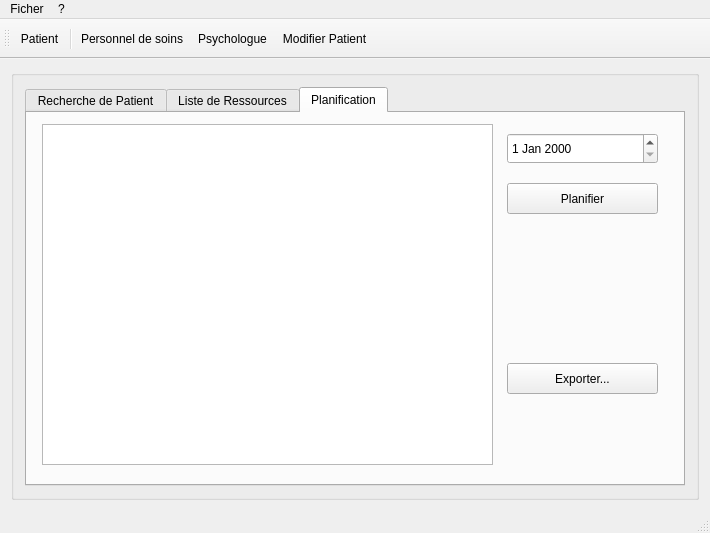
<?xml version="1.0" encoding="UTF-8"?>
<ui version="4.0">
 <class>MainWindow</class>
 <widget class="QMainWindow" name="MainWindow">
  <property name="geometry">
   <rect>
    <x>0</x>
    <y>0</y>
    <width>710</width>
    <height>533</height>
   </rect>
  </property>
  <property name="windowTitle">
   <string>MainWindow</string>
  </property>
  <widget class="QWidget" name="centralWidget">
   <layout class="QVBoxLayout" name="verticalLayout_2">
    <item>
     <widget class="QGroupBox" name="groupBox">
      <property name="title">
       <string/>
      </property>
      <layout class="QVBoxLayout" name="verticalLayout">
       <item>
        <widget class="QTabWidget" name="tabWidget">
         <property name="currentIndex">
          <number>2</number>
         </property>
         <widget class="QWidget" name="Rechercher">
          <property name="toolTip">
           <string>&lt;html&gt;&lt;head/&gt;&lt;body&gt;&lt;p&gt;Rechercher de Patient&lt;/p&gt;&lt;/body&gt;&lt;/html&gt;</string>
          </property>
          <attribute name="title">
           <string>Recherche de Patient</string>
          </attribute>
          <widget class="QWidget" name="horizontalLayoutWidget">
           <property name="geometry">
            <rect>
             <x>10</x>
             <y>10</y>
             <width>631</width>
             <height>41</height>
            </rect>
           </property>
           <layout class="QHBoxLayout" name="horizontal_Date">
            <item>
             <widget class="QLabel" name="label_du">
              <property name="minimumSize">
               <size>
                <width>0</width>
                <height>0</height>
               </size>
              </property>
              <property name="text">
               <string>Du</string>
              </property>
             </widget>
            </item>
            <item>
             <widget class="QDateEdit" name="dateEdit_du">
              <property name="minimumSize">
               <size>
                <width>120</width>
                <height>0</height>
               </size>
              </property>
             </widget>
            </item>
            <item>
             <widget class="QLabel" name="label_au">
              <property name="minimumSize">
               <size>
                <width>0</width>
                <height>0</height>
               </size>
              </property>
              <property name="text">
               <string>Au</string>
              </property>
             </widget>
            </item>
            <item>
             <widget class="QDateEdit" name="dateEdit_au">
              <property name="minimumSize">
               <size>
                <width>120</width>
                <height>0</height>
               </size>
              </property>
             </widget>
            </item>
            <item>
             <spacer name="horizontalSpacer">
              <property name="orientation">
               <enum>Qt::Horizontal</enum>
              </property>
              <property name="sizeHint" stdset="0">
               <size>
                <width>160</width>
                <height>20</height>
               </size>
              </property>
             </spacer>
            </item>
           </layout>
          </widget>
          <widget class="QWidget" name="horizontalLayoutWidget_2">
           <property name="geometry">
            <rect>
             <x>10</x>
             <y>60</y>
             <width>637</width>
             <height>33</height>
            </rect>
           </property>
           <layout class="QHBoxLayout" name="horizontal_Info">
            <item>
             <widget class="QLabel" name="label_nom">
              <property name="minimumSize">
               <size>
                <width>40</width>
                <height>0</height>
               </size>
              </property>
              <property name="text">
               <string>Nom:</string>
              </property>
             </widget>
            </item>
            <item>
             <widget class="QLineEdit" name="lineEdit_nom">
              <property name="minimumSize">
               <size>
                <width>120</width>
                <height>0</height>
               </size>
              </property>
             </widget>
            </item>
            <item>
             <widget class="QLabel" name="label_prenom">
              <property name="minimumSize">
               <size>
                <width>57</width>
                <height>0</height>
               </size>
              </property>
              <property name="text">
               <string>Prenom:</string>
              </property>
             </widget>
            </item>
            <item>
             <widget class="QLineEdit" name="lineEdit_prenom">
              <property name="minimumSize">
               <size>
                <width>120</width>
                <height>0</height>
               </size>
              </property>
             </widget>
            </item>
            <item>
             <widget class="QLabel" name="label_id">
              <property name="minimumSize">
               <size>
                <width>20</width>
                <height>0</height>
               </size>
              </property>
              <property name="text">
               <string>ID:</string>
              </property>
             </widget>
            </item>
            <item>
             <widget class="QLineEdit" name="lineEdit_id">
              <property name="minimumSize">
               <size>
                <width>120</width>
                <height>0</height>
               </size>
              </property>
             </widget>
            </item>
            <item>
             <widget class="QPushButton" name="rechercher">
              <property name="styleSheet">
               <string notr="true"/>
              </property>
              <property name="text">
               <string>Rechercher</string>
              </property>
             </widget>
            </item>
           </layout>
          </widget>
          <widget class="QTableView" name="tableView">
           <property name="geometry">
            <rect>
             <x>10</x>
             <y>100</y>
             <width>631</width>
             <height>251</height>
            </rect>
           </property>
          </widget>
         </widget>
         <widget class="QWidget" name="list">
          <attribute name="title">
           <string>Liste de Ressources</string>
          </attribute>
          <widget class="QTreeView" name="treeView">
           <property name="geometry">
            <rect>
             <x>5</x>
             <y>31</y>
             <width>641</width>
             <height>331</height>
            </rect>
           </property>
          </widget>
          <widget class="QLabel" name="label">
           <property name="geometry">
            <rect>
             <x>50</x>
             <y>10</y>
             <width>521</width>
             <height>20</height>
            </rect>
           </property>
           <property name="font">
            <font>
             <family>Arial</family>
             <pointsize>14</pointsize>
             <weight>50</weight>
             <bold>false</bold>
            </font>
           </property>
           <property name="text">
            <string>&lt;html&gt;&lt;head/&gt;&lt;body&gt;&lt;p&gt;&lt;span style=&quot; font-weight:600; color:#0000ff;&quot;&gt;Modifier &lt;/span&gt;&lt;span style=&quot; font-weight:600; color:#000000;&quot;&gt;ou &lt;/span&gt;&lt;span style=&quot; font-weight:600; color:#fc0107;&quot;&gt;Supprimer &lt;/span&gt;&lt;span style=&quot; font-weight:600; color:#000000;&quot;&gt;la ressource par double-clicked sur&lt;/span&gt;&lt;span style=&quot; font-weight:600; color:#30a523;&quot;&gt; Id_Ressource&lt;/span&gt;&lt;span style=&quot; font-weight:600; color:#000000;&quot;&gt;！&lt;/span&gt;&lt;/p&gt;&lt;/body&gt;&lt;/html&gt;</string>
           </property>
          </widget>
          <widget class="QLabel" name="icon">
           <property name="geometry">
            <rect>
             <x>10</x>
             <y>0</y>
             <width>31</width>
             <height>31</height>
            </rect>
           </property>
           <property name="styleSheet">
            <string notr="true">image: url(:/icon/image/warning.png);</string>
           </property>
           <property name="text">
            <string/>
           </property>
          </widget>
         </widget>
         <widget class="QWidget" name="Planification">
          <attribute name="title">
           <string>Planification</string>
          </attribute>
          <widget class="QPushButton" name="pushButton_plan">
           <property name="geometry">
            <rect>
             <x>480</x>
             <y>70</y>
             <width>151</width>
             <height>31</height>
            </rect>
           </property>
           <property name="text">
            <string>Planifier</string>
           </property>
          </widget>
          <widget class="QTableView" name="tableView_plan">
           <property name="geometry">
            <rect>
             <x>15</x>
             <y>11</y>
             <width>451</width>
             <height>341</height>
            </rect>
           </property>
          </widget>
          <widget class="QPushButton" name="pushButton_2">
           <property name="geometry">
            <rect>
             <x>480</x>
             <y>250</y>
             <width>151</width>
             <height>31</height>
            </rect>
           </property>
           <property name="text">
            <string>Exporter...</string>
           </property>
          </widget>
          <widget class="QDateEdit" name="dateEdit">
           <property name="geometry">
            <rect>
             <x>480</x>
             <y>20</y>
             <width>151</width>
             <height>31</height>
            </rect>
           </property>
          </widget>
         </widget>
        </widget>
       </item>
      </layout>
     </widget>
    </item>
   </layout>
  </widget>
  <widget class="QMenuBar" name="menuBar">
   <property name="geometry">
    <rect>
     <x>0</x>
     <y>0</y>
     <width>710</width>
     <height>22</height>
    </rect>
   </property>
   <property name="defaultUp">
    <bool>false</bool>
   </property>
   <widget class="QMenu" name="menuFicher">
    <property name="title">
     <string>Ficher</string>
    </property>
    <widget class="QMenu" name="menuAjouter">
     <property name="title">
      <string>Ajouter</string>
     </property>
     <addaction name="actionPatient"/>
     <addaction name="actionPersonnel_de_soins"/>
     <addaction name="actionPsychologue"/>
     <addaction name="actionModifier_Patient"/>
    </widget>
    <addaction name="menuAjouter"/>
    <addaction name="actionQuitter"/>
   </widget>
   <widget class="QMenu" name="menu">
    <property name="title">
     <string>?</string>
    </property>
    <addaction name="actionA_propos"/>
   </widget>
   <addaction name="menuFicher"/>
   <addaction name="menu"/>
  </widget>
  <widget class="QStatusBar" name="statusBar"/>
  <widget class="QToolBar" name="toolBar">
   <property name="enabled">
    <bool>true</bool>
   </property>
   <property name="minimumSize">
    <size>
     <width>0</width>
     <height>40</height>
    </size>
   </property>
   <property name="windowTitle">
    <string>toolBar</string>
   </property>
   <attribute name="toolBarArea">
    <enum>TopToolBarArea</enum>
   </attribute>
   <attribute name="toolBarBreak">
    <bool>false</bool>
   </attribute>
   <addaction name="actionPatient"/>
   <addaction name="separator"/>
   <addaction name="actionPersonnel_de_soins"/>
   <addaction name="actionPsychologue"/>
   <addaction name="actionModifier_Patient"/>
  </widget>
  <action name="actionQuitter">
   <property name="text">
    <string>Quitter</string>
   </property>
  </action>
  <action name="actionPatient">
   <property name="icon">
    <iconset resource="icon_menu.qrc">
     <normaloff>:/mainwidicons/image/patient.jpg</normaloff>:/mainwidicons/image/patient.jpg</iconset>
   </property>
   <property name="text">
    <string>Patient</string>
   </property>
  </action>
  <action name="actionPersonnel_de_soins">
   <property name="icon">
    <iconset resource="icon_menu.qrc">
     <normaloff>:/mainwidicons/image/soigneur.jpg</normaloff>:/mainwidicons/image/soigneur.jpg</iconset>
   </property>
   <property name="text">
    <string>Personnel de soins</string>
   </property>
  </action>
  <action name="actionA_propos">
   <property name="text">
    <string>A propos</string>
   </property>
  </action>
  <action name="actionPsychologue">
   <property name="text">
    <string>Psychologue</string>
   </property>
  </action>
  <action name="actionModifier_Patient">
   <property name="text">
    <string>Modifier Patient</string>
   </property>
  </action>
 </widget>
 <layoutdefault spacing="6" margin="11"/>
 <resources>
  <include location="icon_menu.qrc"/>
 </resources>
 <connections/>
</ui>
